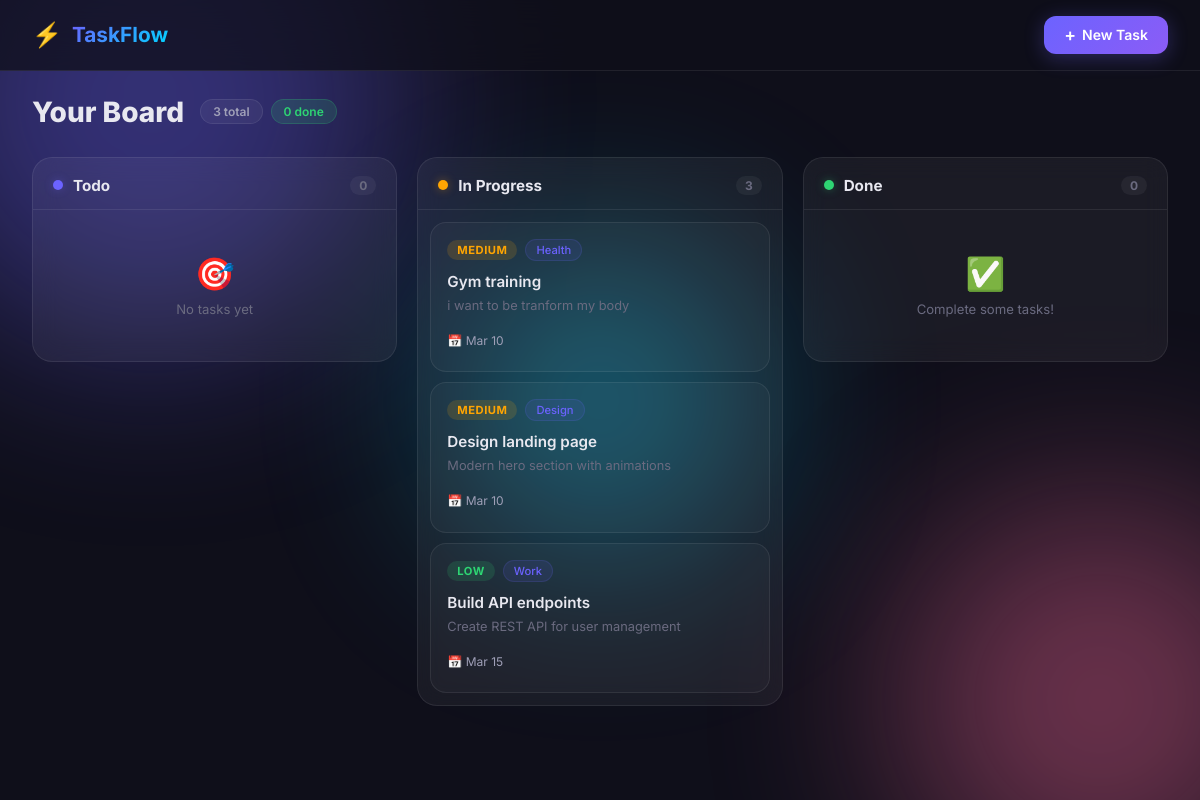
The page / on the database its author committed.
### tasks/models.py (models this page shows, shortened)
class Task(models.Model):
    STATUS_CHOICES = [
        ('todo', 'Todo'),
        ('in_progress', 'In Progress'),
        ('done', 'Done'),
    ]
    PRIORITY_CHOICES = [
        ('low', 'Low'),
        ('medium', 'Medium'),
        ('high', 'High'),
    ]
    title = models.CharField(max_length=200)
    description = models.TextField(blank=True, default='')
    status = models.CharField(max_length=20, choices=STATUS_CHOICES, default='todo')
    priority = models.CharField(max_length=10, choices=PRIORITY_CHOICES, default='medium')
    category = models.CharField(max_length=50, blank=True, default='')
    due_date = models.DateField(null=True, blank=True)
    created_at = models.DateTimeField(auto_now_add=True)
    updated_at = models.DateTimeField(auto_now=True)
    class Meta:
        ordering = ['-created_at']
    @property
    def is_overdue(self):
        if self.due_date and self.status != 'done':
            return self.due_date < timezone.now().date()
        return False

### tasks/views.py (the view)
# urls.py: path('', views.task_list, name='task_list'),
def task_list(request):
    todo_tasks = Task.objects.filter(status='todo')
    in_progress_tasks = Task.objects.filter(status='in_progress')
    done_tasks = Task.objects.filter(status='done')
    context = {
        'todo_tasks': todo_tasks,
        'in_progress_tasks': in_progress_tasks,
        'done_tasks': done_tasks,
        'total_count': Task.objects.count(),
        'done_count': done_tasks.count(),
    }
    return render(request, 'tasks/task_list.html', context)

### tasks/templates/tasks/task_list.html (shortened to what this page needs)
{% extends "tasks/base.html" %}
{% block content %}
<div class="board-header">
    <div class="board-stats">
        <h1 class="board-title">Your Board</h1>
        <div class="stats-pills">
            <span class="stat-pill">{{ total_count }} total</span>
            <span class="stat-pill stat-done">{{ done_count }} done</span>
        </div>
    </div>
</div>
<div class="kanban-board" id="kanban-board">
    <div class="kanban-column" id="col-todo">
        <div class="column-header">
            <div class="column-indicator indicator-todo"></div>
            <h2 class="column-title">Todo</h2>
            <span class="column-count">{{ todo_tasks|length }}</span>
        </div>
        <div class="column-body">
            {% for task in todo_tasks %}
            <div class="task-card card-enter" data-id="{{ task.id }}" id="task-{{ task.id }}">
                <div class="card-top-row">
                    <span class="priority-badge priority-{{ task.priority }}">{{ task.get_priority_display }}</span>
                    {% if task.category %}
                    <span class="category-tag">{{ task.category }}</span>
                    {% endif %}
                </div>
                <h3 class="card-title">{{ task.title }}</h3>
                {% if task.description %}
                <p class="card-desc">{{ task.description|truncatewords:15 }}</p>
                {% endif %}
                <div class="card-footer">
                    {% if task.due_date %}
                    <span class="due-date {% if task.is_overdue %}overdue{% endif %}">
                        📅 {{ task.due_date|date:"M d" }}
                    </span>
                    {% endif %}
                    <div class="card-actions">
                        <form method="post" action="{% url 'task_toggle_status' task.pk %}" class="inline-form">
                            {% csrf_token %}
                            <button type="submit" class="btn-icon-action" title="Move forward"
                                id="toggle-{{ task.id }}">▶</button>
                        </form>
                        <a href="{% url 'task_edit' task.pk %}" class="btn-icon-action" title="Edit"
                            id="edit-{{ task.id }}">✏️</a>
                        <a href="{% url 'task_delete' task.pk %}" class="btn-icon-action btn-danger" title="Delete"
                            id="delete-{{ task.id }}">🗑️</a>
                    </div>
                </div>
            </div>
            {% empty %}
            <div class="empty-state">
                <span class="empty-icon">🎯</span>
                <p>No tasks yet</p>
            </div>
            {% endfor %}
        </div>
    </div>
    <div class="kanban-column" id="col-in-progress">
        <div class="column-header">
            <div class="column-indicator indicator-progress"></div>
            <h2 class="column-title">In Progress</h2>
            <span class="column-count">{{ in_progress_tasks|length }}</span>
        </div>
        <div class="column-body">
            {% for task in in_progress_tasks %}
            <div class="task-card card-enter" data-id="{{ task.id }}" id="task-{{ task.id }}">
                <div class="card-top-row">
                    <span class="priority-badge priority-{{ task.priority }}">{{ task.get_priority_display }}</span>
                    {% if task.category %}
                    <span class="category-tag">{{ task.category }}</span>
                    {% endif %}
                </div>
                <h3 class="card-title">{{ task.title }}</h3>
                {% if task.description %}
                <p class="card-desc">{{ task.description|truncatewords:15 }}</p>
                {% endif %}
                <div class="card-footer">
                    {% if task.due_date %}
                    <span class="due-date {% if task.is_overdue %}overdue{% endif %}">
                        📅 {{ task.due_date|date:"M d" }}
                    </span>
                    {% endif %}
                </div>
            </div>
            {% empty %}
            <div class="empty-state">
                <span class="empty-icon">🚀</span>
                <p>Nothing in progress</p>
            </div>
            {% endfor %}
        </div>
    </div>
    <div class="kanban-column" id="col-done">
        <div class="column-header">
            <div class="column-indicator indicator-done"></div>
            <h2 class="column-title">Done</h2>
            <span class="column-count">{{ done_tasks|length }}</span>
        </div>
        <div class="column-body">
            {% for task in done_tasks %}
            <div class="task-card card-enter card-done" data-id="{{ task.id }}" id="task-{{ task.id }}">
                <div class="card-top-row">
                    <span class="priority-badge priority-{{ task.priority }}">{{ task.get_priority_display }}</span>
                    {% if task.category %}
                    <span class="category-tag">{{ task.category }}</span>
                    {% endif %}
                </div>
                <h3 class="card-title">{{ task.title }}</h3>
                {% if task.description %}
                <p class="card-desc">{{ task.description|truncatewords:15 }}</p>
                {% endif %}
                <div class="card-footer">
                    {% if task.due_date %}
                    <span class="due-date">
                        📅 {{ task.due_date|date:"M d" }}
                    </span>
                    {% endif %}
                    <div class="card-actions">
                        <form method="post" action="{% url 'task_toggle_status' task.pk %}" class="inline-form">
                            {% csrf_token %}
                            <button type="submit" class="btn-icon-action" title="Move back to Todo"
                                id="toggle-{{ task.id }}">↩️</button>
                        </form>
                        <a href="{% url 'task_edit' task.pk %}" class="btn-icon-action" title="Edit"
                            id="edit-{{ task.id }}">✏️</a>
                        <a href="{% url 'task_delete' task.pk %}" class="btn-icon-action btn-danger" title="Delete"
                            id="delete-{{ task.id }}">🗑️</a>
                    </div>
                </div>
            </div>
            {% empty %}
            <div class="empty-state">
                <span class="empty-icon">✅</span>
                <p>Complete some tasks!</p>
            </div>
            {% endfor %}
        </div>
    </div>
</div>
{% endblock %}

### tasks/templates/tasks/base.html (shortened to what this page needs)
{% load static %}
<!DOCTYPE html>
<html lang="en">
<head>
    <link rel="stylesheet" href="{% static 'tasks/css/styles.css' %}">
</head>
<body>
    <div class="bg-orb bg-orb-1"></div>
    <div class="bg-orb bg-orb-2"></div>
    <div class="bg-orb bg-orb-3"></div>
    <nav class="navbar">
        <a href="{% url 'task_list' %}" class="nav-brand">
            <span class="brand-icon">⚡</span>
            <span class="brand-text">TaskFlow</span>
        </a>
        <div class="nav-actions">
            <a href="{% url 'task_create' %}" class="btn btn-primary" id="nav-create-btn">
                <span class="btn-icon">+</span> New Task
            </a>
        </div>
    </nav>
    <main class="main-content">
        {% block content %}{% endblock %}
    </main>
</body>
</html>

### rows shown on the page
Task: priority "MEDIUM", category "Health", title "Gym training", description "i want to be tranform my body", due_date "Mar 10"
Task: priority "MEDIUM", category "Design", title "Design landing page", description "Modern hero section with animations", due_date "Mar 10"
Task: priority "LOW", category "Work", title "Build API endpoints", description "Create REST API for user management", due_date "Mar 15"

### other values the page prints
{{ total_count }} "3"
{{ done_count }} "0"
{{ todo_tasks|length }} "0"
{{ in_progress_tasks|length }} "3"
{{ done_tasks|length }} "0"
